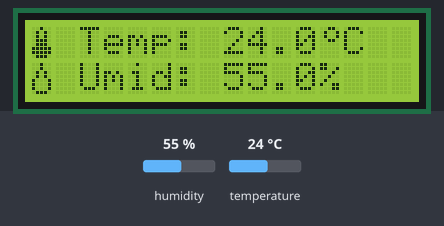
A program run on a simulated ESP32. Parts: 16×2 character LCD. Inputs (shaded band) come from the test bench; at power-on: humidity 55 %, temperature 24 °C. What the program prints to the serial monitor is not drawn.

Above: at 3.1 s.
3.2 s: humidity set to 22 %
At 5.7 s:
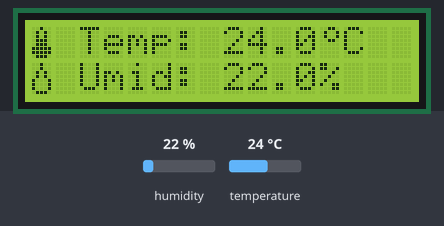
6.6 s: temperature set to 12 °C
At 8.9 s:
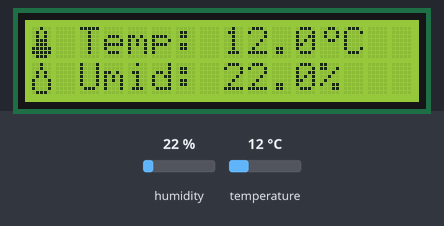
10.0 s: humidity set to 40 %
At 10.8 s:
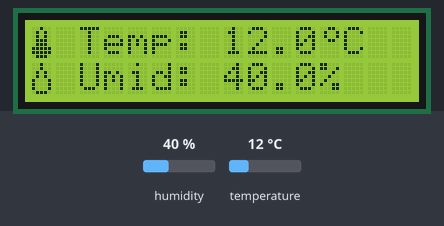
13.4 s: temperature set to 19 °C
At 15.8 s:
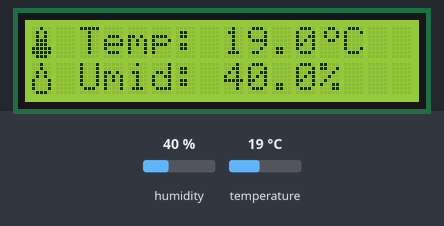
Timing chart, 0 to 17.3 s (numbered marks = the images above; inputs shaded):
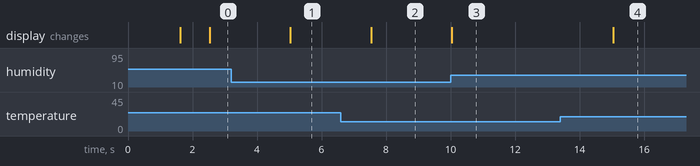

Measured:
- after the input at 3.2 s, the display: changes after 1.8 s (image 1)
- after the input at 6.6 s, the display: changes after 0.94 s (image 2)
- after the input at 10.0 s, the display: changes at once (image 3)
- after the input at 13.4 s, the display: changes after 1.6 s (image 4)

The program:

main.cpp
```cpp
#include <Arduino.h>
#include <Wire.h>
#include <LiquidCrystal_I2C.h>
#include <DHT.h>


// Configuração do ecrã LCD I2C (endereço padrão 0x27, 16 colunas e 2 linhas)
LiquidCrystal_I2C lcd(0x27, 16, 2);

// Configuração do sensor DHT22 no GPIO 23
#define DHTPIN 23
#define DHTTYPE DHT22
DHT dht(DHTPIN, DHTTYPE);

// Ícone de Termómetro (matriz 5x8)
byte tempIcon[8] = {
  0b00100,
  0b01010,
  0b01010,
  0b01110,
  0b01110,
  0b11111,
  0b11111,
  0b01110
};

// Ícone de Gota de Água (matriz 5x8)
byte dropIcon[8] = {
  0b00100,
  0b00100,
  0b01010,
  0b01010,
  0b10001,
  0b10001,
  0b10001,
  0b01110
};

// Símbolo de Grau (°)
byte degreeIcon[8] = {
  0b00110,
  0b01001,
  0b01001,
  0b00110,
  0b00000,
  0b00000,
  0b00000,
  0b00000
};

// Temporização não-bloqueante (2500 ms = intervalo ideal para o DHT22)
unsigned long previousMillis = 0;
const unsigned long interval = 2500;

void setup() {
  // Inicialização da comunicação série para depuração
  Serial.begin(115200);

  // Inicialização do barramento I2C do ESP32 (SDA = GPIO 21, SCL = GPIO 22)
  Wire.begin(21, 22);

  // Ativação do pull-up interno no pino do DHT22 para assegurar a estabilidade do sinal
  pinMode(DHTPIN, INPUT_PULLUP);

  // Inicialização do ecrã LCD
  lcd.init();
  lcd.backlight();

  // Registo dos carateres personalizados na memória CGRAM
  lcd.createChar(0, tempIcon);
  lcd.createChar(1, dropIcon);
  lcd.createChar(2, degreeIcon);

  // Inicialização do sensor DHT22
  dht.begin();

  // Ecrã de arranque
  lcd.setCursor(0, 0);
  lcd.print("Estacao Clima");
  lcd.setCursor(0, 1);
  lcd.print("Iniciando...");
  Serial.println("Sistema iniciado. Aguardando primeira leitura...");
  delay(1500);
  lcd.clear();
}

void loop() {
  unsigned long currentMillis = millis();

  if (currentMillis - previousMillis >= interval) {
    previousMillis = currentMillis;

    // Leitura da humidade e temperatura
    float humidity = dht.readHumidity();
    float temperature = dht.readTemperature(); // Leitura em graus Celsius

    // Validação de erro de leitura
    if (isnan(humidity) || isnan(temperature)) {
      Serial.println("[ERRO] Falha ao comunicar com o DHT22. Verifique o GPIO 23 e a alimentacao.");
      lcd.setCursor(0, 0);
      lcd.print("Erro no sensor! ");
      lcd.setCursor(0, 1);
      lcd.print("Checar GPIO 23  ");
      return;
    }

    // Saída no Monitor Série para confirmação
    Serial.print("Temperatura: ");
    Serial.print(temperature, 1);
    Serial.print(" *C | Humidade: ");
    Serial.print(humidity, 1);
    Serial.println(" %");

    // Linha 0: Ícone e Temperatura (ex.: [Termo] Temp: 24.5°C)
    lcd.setCursor(0, 0);
    lcd.write(byte(0));
    lcd.print(" Temp: ");
    lcd.print(temperature, 1);
    lcd.write(byte(2));
    lcd.print("C  ");

    // Linha 1: Ícone e Humidade (ex.: [Gota] Umid: 58.2%)
    lcd.setCursor(0, 1);
    lcd.write(byte(1));
    lcd.print(" Umid: ");
    lcd.print(humidity, 1);
    lcd.print("%   ");
  }
}

/*

namespace Config {
    constexpr uint8_t I2C_SDA_PIN = 21;
    constexpr uint8_t I2C_SCL_PIN = 22;
    constexpr uint8_t DHT_DATA_PIN = 23;
    constexpr uint8_t LCD_ADDRESS = 0x27;
    constexpr uint8_t LCD_COLUMNS = 16;
    constexpr uint8_t LCD_ROWS = 2;

    constexpr unsigned long SENSOR_POLL_INTERVAL_MS = 2500;
    constexpr unsigned long SERIAL_BAUD_RATE = 115200;
}

namespace DisplayCustomGlyphs {
    constexpr uint8_t GLYPH_INDEX_TEMP = 0;
    constexpr uint8_t GLYPH_INDEX_DROP = 1;
    constexpr uint8_t GLYPH_INDEX_DEGREE = 2;

    const uint8_t THERMOMETER[8] = {
        0b00100, 0b01010, 0b01010, 0b01110,
        0b01110, 0b11111, 0b11111, 0b01110
    };

    const uint8_t WATER_DROP[8] = {
        0b00100, 0b00100, 0b01010, 0b01010,
        0b10001, 0b10001, 0b10001, 0b01110
    };

    const uint8_t DEGREE_SYMBOL[8] = {
        0b00110, 0b01001, 0b01001, 0b00110,
        0b00000, 0b00000, 0b00000, 0b00000
    };
}

struct ClimateSample {
    float temperatureCelsius = 0.0f;
    float humidityPercent = 0.0f;
    bool isValid = false;
};

// Instâncias de Hardware
LiquidCrystal_I2C lcd(Config::LCD_ADDRESS, Config::LCD_COLUMNS, Config::LCD_ROWS);
DHT dht(Config::DHT_DATA_PIN, DHT22);

// Protótipos das Funções
void initializeDisplay();
ClimateSample acquireClimateSample();
void renderToLCD(const ClimateSample& sample);
void logTelemetryToSerial(const ClimateSample& sample);

void setup() {
    Serial.begin(Config::SERIAL_BAUD_RATE);
    Wire.begin(Config::I2C_SDA_PIN, Config::I2C_SCL_PIN);
    pinMode(Config::DHT_DATA_PIN, INPUT_PULLUP);

    initializeDisplay();
    dht.begin();

    Serial.println(F("[SISTEMA] Inicializacao concluida com sucesso."));
}

void loop() {
    static unsigned long lastAcquisitionTimestamp = 0;
    const unsigned long currentTimestamp = millis();

    if (currentTimestamp - lastAcquisitionTimestamp >= Config::SENSOR_POLL_INTERVAL_MS) {
        lastAcquisitionTimestamp = currentTimestamp;

        const ClimateSample currentSample = acquireClimateSample();

        renderToLCD(currentSample);
        logTelemetryToSerial(currentSample);
    }
}

// -------------------------------------------------------------
// Implementação dos Módulos
// -------------------------------------------------------------

void initializeDisplay() {
    lcd.init();
    lcd.backlight();

    lcd.createChar(DisplayCustomGlyphs::GLYPH_INDEX_TEMP, const_cast(DisplayCustomGlyphs::THERMOMETER));
    lcd.createChar(DisplayCustomGlyphs::GLYPH_INDEX_DROP, const_cast(DisplayCustomGlyphs::WATER_DROP));
    lcd.createChar(DisplayCustomGlyphs::GLYPH_INDEX_DEGREE, const_cast(DisplayCustomGlyphs::DEGREE_SYMBOL));

    lcd.setCursor(0, 0);
    lcd.print("Estacao Clima");
    lcd.setCursor(0, 1);
    lcd.print("Iniciando...");
    delay(1200);
    lcd.clear();
}

ClimateSample acquireClimateSample() {
    ClimateSample sample;
    sample.humidityPercent = dht.readHumidity();
    sample.temperatureCelsius = dht.readTemperature();

    // Guard Clause de validação
    if (isnan(sample.humidityPercent) || isnan(sample.temperatureCelsius)) {
        sample.isValid = false;
        return sample;
    }

    sample.isValid = true;
    return sample;
}

void renderToLCD(const ClimateSample& sample) {
    if (!sample.isValid) {
        lcd.setCursor(0, 0);
        lcd.print("Erro no sensor! ");
        lcd.setCursor(0, 1);
        lcd.print("Checar GPIO 23  ");
        return;
    }

    // Linha 0: Temperatura
    lcd.setCursor(0, 0);
    lcd.write(byte(DisplayCustomGlyphs::GLYPH_INDEX_TEMP));
    lcd.print(" Temp: ");
    lcd.print(sample.temperatureCelsius, 1);
    lcd.write(byte(DisplayCustomGlyphs::GLYPH_INDEX_DEGREE));
    lcd.print("C  ");

    // Linha 1: Umidade
    lcd.setCursor(0, 1);
    lcd.write(byte(DisplayCustomGlyphs::GLYPH_INDEX_DROP));
    lcd.print(" Umid: ");
    lcd.print(sample.humidityPercent, 1);
    lcd.print("%   ");
}

void logTelemetryToSerial(const ClimateSample& sample) {
    if (!sample.isValid) {
        Serial.println(F("[ERRO] Falha de comunicacao com o sensor DHT22."));
        return;
    }

    Serial.print(F("[TELEMETRIA] Temp: "));
    Serial.print(sample.temperatureCelsius, 1);
    Serial.print(F(" C | Umid: "));
    Serial.print(sample.humidityPercent, 1);
    Serial.println(F(" %"));
}


*/


/*

LiquidCrystal_I2C lcd(0x27, 16, 2);

// Matriz de bytes para criar o caractere de coração (5x8 pixels)
byte heartIcon[8] = {
  0b00000,
  0b01010,
  0b11111,
  0b11111,
  0b11111,
  0b01110,
  0b00100,
  0b00000
};

// Variáveis de controle de tempo não-bloqueante
unsigned long previousMillis = 0;
const long interval = 500; // Atualiza a cada 500 ms
int progress = 0;

// Função auxiliar para efeito de digitação letra por letra
void typewriteText(const char* text, int col, int row, int delayMs) {
  lcd.setCursor(col, row);
  for (int i = 0; text[i] != '\0'; i++) {
    lcd.print(text[i]);
    delay(delayMs);
  }
}

void setup() {
  Wire.begin(21, 22); // Pinos I2C padrão do ESP32: SDA=21, SCL=22
  lcd.init();
  lcd.backlight();

  // Registra o caractere customizado na posição 0 da memória CGRAM
  lcd.createChar(0, heartIcon);

  // Animação de boas-vindas
  typewriteText("Iniciando ESP32", 0, 0, 80);
  typewriteText("Carregando...", 0, 1, 60);
  delay(1200);

  lcd.clear();
  lcd.setCursor(0, 0);
  lcd.print("ESP32 ");
  lcd.write(byte(0)); // Desenha o coração
  lcd.print(" LCD I2C");
}

void loop() {
  unsigned long currentMillis = millis();

  // Atualiza as animações a cada intervalo
  if (currentMillis - previousMillis >= interval) {
    previousMillis = currentMillis;

    // Cálculo do tempo de funcionamento (Uptime)
    unsigned long totalSeconds = currentMillis / 1000;
    int seconds = totalSeconds % 60;
    int minutes = (totalSeconds / 60) % 60;
    int hours = (totalSeconds / 3600);

    // Linha 0: Uptime formatado (ex.: "Up: 00:01:25")
    lcd.setCursor(0, 0);
    char timeBuffer[17];
    snprintf(timeBuffer, sizeof(timeBuffer), "Up: %02d:%02d:%02d ", hours, minutes, seconds);
    lcd.print(timeBuffer);

    // Linha 1: Barra de carregamento contínua de 16 blocos
    lcd.setCursor(0, 1);
    for (int i = 0; i < 16; i++) {
      if (i <= progress) {
        lcd.write(255); // 255 é o caractere de bloco cheio nativo da controladora HD44780
      } else {
        lcd.print(" ");
      }
    }

    // Avança e reinicia o ciclo da barra
    progress++;
    if (progress >= 16) {
      progress = 0;
    }
  }
}


*/

/*

LiquidCrystal_I2C lcd(0x27, 16, 2);

void setup() {
    lcd.init();
    lcd.backlight();

    lcd.setCursor(0, 0);
    lcd.print("Ola, turma!");

    lcd.setCursor(0, 1);
    lcd.print("ESP32 + LCD");
}

void loop() {

}

*/
```
